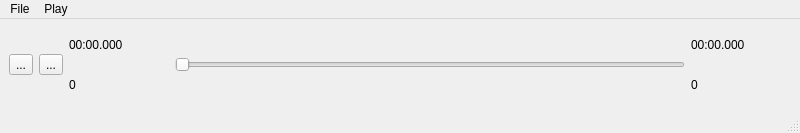
<?xml version="1.0" encoding="UTF-8"?>
<ui version="4.0">
 <class>MainWindow</class>
 <widget class="QMainWindow" name="MainWindow">
  <property name="geometry">
   <rect>
    <x>0</x>
    <y>0</y>
    <width>800</width>
    <height>133</height>
   </rect>
  </property>
  <property name="windowTitle">
   <string>Log Player</string>
  </property>
  <widget class="QWidget" name="centralwidget">
   <layout class="QVBoxLayout" name="verticalLayout_3">
    <item>
     <layout class="QHBoxLayout" name="horizontalLayout">
      <item>
       <widget class="QToolButton" name="btnOpen">
        <property name="text">
         <string>...</string>
        </property>
       </widget>
      </item>
      <item>
       <widget class="QToolButton" name="btnPlay">
        <property name="text">
         <string>...</string>
        </property>
       </widget>
      </item>
      <item>
       <layout class="QVBoxLayout" name="verticalLayout">
        <item>
         <widget class="QLabel" name="lblTimeCurrent">
          <property name="text">
           <string>00:00.000</string>
          </property>
         </widget>
        </item>
        <item>
         <widget class="QLabel" name="lblPacketCurrent">
          <property name="minimumSize">
           <size>
            <width>100</width>
            <height>0</height>
           </size>
          </property>
          <property name="text">
           <string>0</string>
          </property>
         </widget>
        </item>
       </layout>
      </item>
      <item>
       <widget class="QSlider" name="horizontalSlider">
        <property name="maximum">
         <number>0</number>
        </property>
        <property name="pageStep">
         <number>1000</number>
        </property>
        <property name="orientation">
         <enum>Qt::Horizontal</enum>
        </property>
       </widget>
      </item>
      <item>
       <layout class="QVBoxLayout" name="verticalLayout_2">
        <item>
         <widget class="QLabel" name="lblTimeMax">
          <property name="text">
           <string>00:00.000</string>
          </property>
         </widget>
        </item>
        <item>
         <widget class="QLabel" name="lblPacketMax">
          <property name="minimumSize">
           <size>
            <width>100</width>
            <height>0</height>
           </size>
          </property>
          <property name="text">
           <string>0</string>
          </property>
         </widget>
        </item>
       </layout>
      </item>
     </layout>
    </item>
   </layout>
  </widget>
  <widget class="QMenuBar" name="menubar">
   <property name="geometry">
    <rect>
     <x>0</x>
     <y>0</y>
     <width>800</width>
     <height>25</height>
    </rect>
   </property>
   <widget class="QMenu" name="menuFile">
    <property name="title">
     <string>File</string>
    </property>
    <addaction name="actionOpen"/>
    <addaction name="actionQuit"/>
   </widget>
   <widget class="QMenu" name="menuPlay">
    <property name="title">
     <string>Play</string>
    </property>
    <addaction name="actionPlay"/>
   </widget>
   <addaction name="menuFile"/>
   <addaction name="menuPlay"/>
  </widget>
  <widget class="QStatusBar" name="statusbar"/>
  <action name="actionStep">
   <property name="text">
    <string>Step</string>
   </property>
   <property name="toolTip">
    <string>Step</string>
   </property>
   <property name="shortcut">
    <string>.</string>
   </property>
  </action>
  <action name="actionOpen">
   <property name="text">
    <string>Open</string>
   </property>
   <property name="shortcut">
    <string>Ctrl+O</string>
   </property>
  </action>
  <action name="actionQuit">
   <property name="text">
    <string>Quit</string>
   </property>
   <property name="shortcut">
    <string>Ctrl+Q</string>
   </property>
  </action>
  <action name="actionPlay">
   <property name="text">
    <string>Play</string>
   </property>
   <property name="shortcut">
    <string>Space</string>
   </property>
  </action>
 </widget>
 <resources/>
 <connections>
  <connection>
   <sender>actionQuit</sender>
   <signal>triggered()</signal>
   <receiver>MainWindow</receiver>
   <slot>close()</slot>
   <hints>
    <hint type="sourcelabel">
     <x>-1</x>
     <y>-1</y>
    </hint>
    <hint type="destinationlabel">
     <x>399</x>
     <y>66</y>
    </hint>
   </hints>
  </connection>
 </connections>
</ui>
